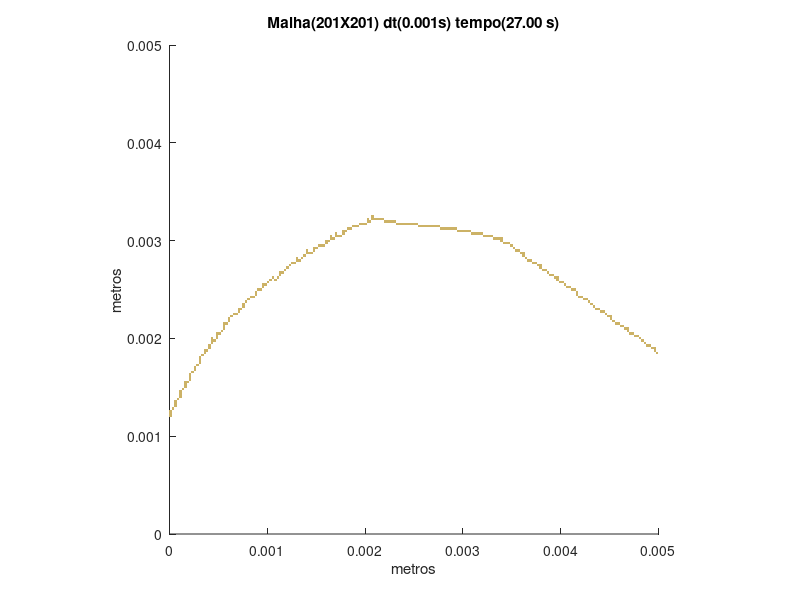

This chart was generated by the following MATLAB code:
set (gca,'PlotBoxAspectRatio',[1 1 1],'Xlim',[0,0.005],'Ylim',[0,0.005])
hold on
title('Malha(201X201) dt(0.001s) tempo(27.00 s)')
hold on
ylabel('metros')
hold on
xlabel('metros')
hold on

fill([0 0 2.48756218905473E-05 2.48756218905473E-05],[0.00119402985074627 0.00121890547263682 0.00121890547263682 0.00119402985074627],[0.8,0.7,0.4],'LineStyle','none')

fill([0 0 2.48756218905473E-05 2.48756218905473E-05],[0.00121890547263682 0.00124378109452736 0.00124378109452736 0.00121890547263682],[0.8,0.7,0.4],'LineStyle','none')

fill([0 0 2.48756218905473E-05 2.48756218905473E-05],[0.00124378109452736 0.00126865671641791 0.00126865671641791 0.00124378109452736],[0.8,0.7,0.4],'LineStyle','none')

fill([2.48756218905473E-05 2.48756218905473E-05 4.97512437810945E-05 4.97512437810945E-05],[0.00126865671641791 0.00129353233830846 0.00129353233830846 0.00126865671641791],[0.8,0.7,0.4],'LineStyle','none')

fill([4.97512437810945E-05 4.97512437810945E-05 7.46268656716418E-05 7.46268656716418E-05],[0.00129353233830846 0.001318407960199 0.001318407960199 0.00129353233830846],[0.8,0.7,0.4],'LineStyle','none')

fill([4.97512437810945E-05 4.97512437810945E-05 7.46268656716418E-05 7.46268656716418E-05],[0.001318407960199 0.00134328358208955 0.00134328358208955 0.001318407960199],[0.8,0.7,0.4],'LineStyle','none')

fill([4.97512437810945E-05 4.97512437810945E-05 7.46268656716418E-05 7.46268656716418E-05],[0.00134328358208955 0.0013681592039801 0.0013681592039801 0.00134328358208955],[0.8,0.7,0.4],'LineStyle','none')

fill([7.46268656716418E-05 7.46268656716418E-05 9.95024875621891E-05 9.95024875621891E-05],[0.0013681592039801 0.00139303482587065 0.00139303482587065 0.0013681592039801],[0.8,0.7,0.4],'LineStyle','none')

fill([9.95024875621891E-05 9.95024875621891E-05 0.000124378109452736 0.000124378109452736],[0.00139303482587065 0.00141791044776119 0.00141791044776119 0.00139303482587065],[0.8,0.7,0.4],'LineStyle','none')

fill([9.95024875621891E-05 9.95024875621891E-05 0.000124378109452736 0.000124378109452736],[0.00141791044776119 0.00144278606965174 0.00144278606965174 0.00141791044776119],[0.8,0.7,0.4],'LineStyle','none')

fill([9.95024875621891E-05 9.95024875621891E-05 0.000124378109452736 0.000124378109452736],[0.00144278606965174 0.00146766169154229 0.00146766169154229 0.00144278606965174],[0.8,0.7,0.4],'LineStyle','none')

fill([0.000124378109452736 0.000124378109452736 0.000149253731343284 0.000149253731343284],[0.00146766169154229 0.00149253731343284 0.00149253731343284 0.00146766169154229],[0.8,0.7,0.4],'LineStyle','none')

fill([0.000149253731343284 0.000149253731343284 0.000174129353233831 0.000174129353233831],[0.00149253731343284 0.00151741293532338 0.00151741293532338 0.00149253731343284],[0.8,0.7,0.4],'LineStyle','none')

fill([0.000149253731343284 0.000149253731343284 0.000174129353233831 0.000174129353233831],[0.00151741293532338 0.00154228855721393 0.00154228855721393 0.00151741293532338],[0.8,0.7,0.4],'LineStyle','none')

fill([0.000149253731343284 0.000149253731343284 0.000174129353233831 0.000174129353233831],[0.00154228855721393 0.00156716417910448 0.00156716417910448 0.00154228855721393],[0.8,0.7,0.4],'LineStyle','none')

fill([0.000174129353233831 0.000174129353233831 0.000199004975124378 0.000199004975124378],[0.00154228855721393 0.00156716417910448 0.00156716417910448 0.00154228855721393],[0.8,0.7,0.4],'LineStyle','none')

fill([0.000199004975124378 0.000199004975124378 0.000223880597014925 0.000223880597014925],[0.00156716417910448 0.00159203980099502 0.00159203980099502 0.00156716417910448],[0.8,0.7,0.4],'LineStyle','none')

fill([0.000199004975124378 0.000199004975124378 0.000223880597014925 0.000223880597014925],[0.00159203980099502 0.00161691542288557 0.00161691542288557 0.00159203980099502],[0.8,0.7,0.4],'LineStyle','none')

fill([0.000199004975124378 0.000199004975124378 0.000223880597014925 0.000223880597014925],[0.00161691542288557 0.00164179104477612 0.00164179104477612 0.00161691542288557],[0.8,0.7,0.4],'LineStyle','none')

fill([0.000223880597014925 0.000223880597014925 0.000248756218905473 0.000248756218905473],[0.00164179104477612 0.00166666666666667 0.00166666666666667 0.00164179104477612],[0.8,0.7,0.4],'LineStyle','none')

fill([0.000248756218905473 0.000248756218905473 0.00027363184079602 0.00027363184079602],[0.00166666666666667 0.00169154228855721 0.00169154228855721 0.00166666666666667],[0.8,0.7,0.4],'LineStyle','none')

fill([0.000248756218905473 0.000248756218905473 0.00027363184079602 0.00027363184079602],[0.00169154228855721 0.00171641791044776 0.00171641791044776 0.00169154228855721],[0.8,0.7,0.4],'LineStyle','none')

fill([0.00027363184079602 0.00027363184079602 0.000298507462686567 0.000298507462686567],[0.00171641791044776 0.00174129353233831 0.00174129353233831 0.00171641791044776],[0.8,0.7,0.4],'LineStyle','none')

fill([0.000298507462686567 0.000298507462686567 0.000323383084577114 0.000323383084577114],[0.00174129353233831 0.00176616915422886 0.00176616915422886 0.00174129353233831],[0.8,0.7,0.4],'LineStyle','none')

fill([0.000298507462686567 0.000298507462686567 0.000323383084577114 0.000323383084577114],[0.00176616915422886 0.0017910447761194 0.0017910447761194 0.00176616915422886],[0.8,0.7,0.4],'LineStyle','none')

fill([0.000298507462686567 0.000298507462686567 0.000323383084577114 0.000323383084577114],[0.0017910447761194 0.00181592039800995 0.00181592039800995 0.0017910447761194],[0.8,0.7,0.4],'LineStyle','none')

fill([0.000323383084577114 0.000323383084577114 0.000348258706467662 0.000348258706467662],[0.00181592039800995 0.0018407960199005 0.0018407960199005 0.00181592039800995],[0.8,0.7,0.4],'LineStyle','none')

fill([0.000348258706467662 0.000348258706467662 0.000373134328358209 0.000373134328358209],[0.0018407960199005 0.00186567164179104 0.00186567164179104 0.0018407960199005],[0.8,0.7,0.4],'LineStyle','none')

fill([0.00497512437810945 0.00497512437810945 0.005 0.005],[0.0018407960199005 0.00186567164179104 0.00186567164179104 0.0018407960199005],[0.8,0.7,0.4],'LineStyle','none')

fill([0.000348258706467662 0.000348258706467662 0.000373134328358209 0.000373134328358209],[0.00186567164179104 0.00189054726368159 0.00189054726368159 0.00186567164179104],[0.8,0.7,0.4],'LineStyle','none')

fill([0.000373134328358209 0.000373134328358209 0.000398009950248756 0.000398009950248756],[0.00186567164179104 0.00189054726368159 0.00189054726368159 0.00186567164179104],[0.8,0.7,0.4],'LineStyle','none')

fill([0.00495024875621891 0.00495024875621891 0.00497512437810945 0.00497512437810945],[0.00186567164179104 0.00189054726368159 0.00189054726368159 0.00186567164179104],[0.8,0.7,0.4],'LineStyle','none')

fill([0.000398009950248756 0.000398009950248756 0.000422885572139303 0.000422885572139303],[0.00189054726368159 0.00191542288557214 0.00191542288557214 0.00189054726368159],[0.8,0.7,0.4],'LineStyle','none')

fill([0.00492537313432836 0.00492537313432836 0.00495024875621891 0.00495024875621891],[0.00189054726368159 0.00191542288557214 0.00191542288557214 0.00189054726368159],[0.8,0.7,0.4],'LineStyle','none')

fill([0.00495024875621891 0.00495024875621891 0.00497512437810945 0.00497512437810945],[0.00189054726368159 0.00191542288557214 0.00191542288557214 0.00189054726368159],[0.8,0.7,0.4],'LineStyle','none')

fill([0.000398009950248756 0.000398009950248756 0.000422885572139303 0.000422885572139303],[0.00191542288557214 0.00194029850746269 0.00194029850746269 0.00191542288557214],[0.8,0.7,0.4],'LineStyle','none')

fill([0.00487562189054726 0.00487562189054726 0.00490049751243781 0.00490049751243781],[0.00191542288557214 0.00194029850746269 0.00194029850746269 0.00191542288557214],[0.8,0.7,0.4],'LineStyle','none')

fill([0.00490049751243781 0.00490049751243781 0.00492537313432836 0.00492537313432836],[0.00191542288557214 0.00194029850746269 0.00194029850746269 0.00191542288557214],[0.8,0.7,0.4],'LineStyle','none')

fill([0.000422885572139303 0.000422885572139303 0.000447761194029851 0.000447761194029851],[0.00194029850746269 0.00196517412935323 0.00196517412935323 0.00194029850746269],[0.8,0.7,0.4],'LineStyle','none')

fill([0.00485074626865672 0.00485074626865672 0.00487562189054726 0.00487562189054726],[0.00194029850746269 0.00196517412935323 0.00196517412935323 0.00194029850746269],[0.8,0.7,0.4],'LineStyle','none')

fill([0.000422885572139303 0.000422885572139303 0.000447761194029851 0.000447761194029851],[0.00196517412935323 0.00199004975124378 0.00199004975124378 0.00196517412935323],[0.8,0.7,0.4],'LineStyle','none')

fill([0.000447761194029851 0.000447761194029851 0.000472636815920398 0.000472636815920398],[0.00196517412935323 0.00199004975124378 0.00199004975124378 0.00196517412935323],[0.8,0.7,0.4],'LineStyle','none')

fill([0.00482587064676617 0.00482587064676617 0.00485074626865672 0.00485074626865672],[0.00196517412935323 0.00199004975124378 0.00199004975124378 0.00196517412935323],[0.8,0.7,0.4],'LineStyle','none')

fill([0.000422885572139303 0.000422885572139303 0.000447761194029851 0.000447761194029851],[0.00199004975124378 0.00201492537313433 0.00201492537313433 0.00199004975124378],[0.8,0.7,0.4],'LineStyle','none')

fill([0.000472636815920398 0.000472636815920398 0.000497512437810945 0.000497512437810945],[0.00199004975124378 0.00201492537313433 0.00201492537313433 0.00199004975124378],[0.8,0.7,0.4],'LineStyle','none')

fill([0.00480099502487562 0.00480099502487562 0.00482587064676617 0.00482587064676617],[0.00199004975124378 0.00201492537313433 0.00201492537313433 0.00199004975124378],[0.8,0.7,0.4],'LineStyle','none')

fill([0.000472636815920398 0.000472636815920398 0.000497512437810945 0.000497512437810945],[0.00201492537313433 0.00203980099502488 0.00203980099502488 0.00201492537313433],[0.8,0.7,0.4],'LineStyle','none')

fill([0.00475124378109453 0.00475124378109453 0.00477611940298507 0.00477611940298507],[0.00201492537313433 0.00203980099502488 0.00203980099502488 0.00201492537313433],[0.8,0.7,0.4],'LineStyle','none')

fill([0.00477611940298507 0.00477611940298507 0.00480099502487562 0.00480099502487562],[0.00201492537313433 0.00203980099502488 0.00203980099502488 0.00201492537313433],[0.8,0.7,0.4],'LineStyle','none')

fill([0.000472636815920398 0.000472636815920398 0.000497512437810945 0.000497512437810945],[0.00203980099502488 0.00206467661691542 0.00206467661691542 0.00203980099502488],[0.8,0.7,0.4],'LineStyle','none')

fill([0.000497512437810945 0.000497512437810945 0.000522388059701492 0.000522388059701492],[0.00203980099502488 0.00206467661691542 0.00206467661691542 0.00203980099502488],[0.8,0.7,0.4],'LineStyle','none')

fill([0.00470149253731343 0.00470149253731343 0.00472636815920398 0.00472636815920398],[0.00203980099502488 0.00206467661691542 0.00206467661691542 0.00203980099502488],[0.8,0.7,0.4],'LineStyle','none')

fill([0.00472636815920398 0.00472636815920398 0.00475124378109453 0.00475124378109453],[0.00203980099502488 0.00206467661691542 0.00206467661691542 0.00203980099502488],[0.8,0.7,0.4],'LineStyle','none')

fill([0.000522388059701492 0.000522388059701492 0.00054726368159204 0.00054726368159204],[0.00206467661691542 0.00208955223880597 0.00208955223880597 0.00206467661691542],[0.8,0.7,0.4],'LineStyle','none')

fill([0.00467661691542289 0.00467661691542289 0.00470149253731343 0.00470149253731343],[0.00206467661691542 0.00208955223880597 0.00208955223880597 0.00206467661691542],[0.8,0.7,0.4],'LineStyle','none')

fill([0.00054726368159204 0.00054726368159204 0.000572139303482587 0.000572139303482587],[0.00208955223880597 0.00211442786069652 0.00211442786069652 0.00208955223880597],[0.8,0.7,0.4],'LineStyle','none')

fill([0.00465174129353234 0.00465174129353234 0.00467661691542289 0.00467661691542289],[0.00208955223880597 0.00211442786069652 0.00211442786069652 0.00208955223880597],[0.8,0.7,0.4],'LineStyle','none')

fill([0.00467661691542289 0.00467661691542289 0.00470149253731343 0.00470149253731343],[0.00208955223880597 0.00211442786069652 0.00211442786069652 0.00208955223880597],[0.8,0.7,0.4],'LineStyle','none')

fill([0.00054726368159204 0.00054726368159204 0.000572139303482587 0.000572139303482587],[0.00211442786069652 0.00213930348258706 0.00213930348258706 0.00211442786069652],[0.8,0.7,0.4],'LineStyle','none')

fill([0.00460199004975124 0.00460199004975124 0.00462686567164179 0.00462686567164179],[0.00211442786069652 0.00213930348258706 0.00213930348258706 0.00211442786069652],[0.8,0.7,0.4],'LineStyle','none')

fill([0.00462686567164179 0.00462686567164179 0.00465174129353234 0.00465174129353234],[0.00211442786069652 0.00213930348258706 0.00213930348258706 0.00211442786069652],[0.8,0.7,0.4],'LineStyle','none')

fill([0.00054726368159204 0.00054726368159204 0.000572139303482587 0.000572139303482587],[0.00213930348258706 0.00216417910447761 0.00216417910447761 0.00213930348258706],[0.8,0.7,0.4],'LineStyle','none')

fill([0.000572139303482587 0.000572139303482587 0.000597014925373134 0.000597014925373134],[0.00213930348258706 0.00216417910447761 0.00216417910447761 0.00213930348258706],[0.8,0.7,0.4],'LineStyle','none')

fill([0.00455223880597015 0.00455223880597015 0.0045771144278607 0.0045771144278607],[0.00213930348258706 0.00216417910447761 0.00216417910447761 0.00213930348258706],[0.8,0.7,0.4],'LineStyle','none')

fill([0.0045771144278607 0.0045771144278607 0.00460199004975124 0.00460199004975124],[0.00213930348258706 0.00216417910447761 0.00216417910447761 0.00213930348258706],[0.8,0.7,0.4],'LineStyle','none')

fill([0.000597014925373134 0.000597014925373134 0.000621890547263682 0.000621890547263682],[0.00216417910447761 0.00218905472636816 0.00218905472636816 0.00216417910447761],[0.8,0.7,0.4],'LineStyle','none')

fill([0.0045273631840796 0.0045273631840796 0.00455223880597015 0.00455223880597015],[0.00216417910447761 0.00218905472636816 0.00218905472636816 0.00216417910447761],[0.8,0.7,0.4],'LineStyle','none')

fill([0.000597014925373134 0.000597014925373134 0.000621890547263682 0.000621890547263682],[0.00218905472636816 0.00221393034825871 0.00221393034825871 0.00218905472636816],[0.8,0.7,0.4],'LineStyle','none')

fill([0.00450248756218905 0.00450248756218905 0.0045273631840796 0.0045273631840796],[0.00218905472636816 0.00221393034825871 0.00221393034825871 0.00218905472636816],[0.8,0.7,0.4],'LineStyle','none')

fill([0.000621890547263682 0.000621890547263682 0.000646766169154229 0.000646766169154229],[0.00221393034825871 0.00223880597014925 0.00223880597014925 0.00221393034825871],[0.8,0.7,0.4],'LineStyle','none')

fill([0.00447761194029851 0.00447761194029851 0.00450248756218905 0.00450248756218905],[0.00221393034825871 0.00223880597014925 0.00223880597014925 0.00221393034825871],[0.8,0.7,0.4],'LineStyle','none')

fill([0.00450248756218905 0.00450248756218905 0.0045273631840796 0.0045273631840796],[0.00221393034825871 0.00223880597014925 0.00223880597014925 0.00221393034825871],[0.8,0.7,0.4],'LineStyle','none')

fill([0.000646766169154229 0.000646766169154229 0.000671641791044776 0.000671641791044776],[0.00223880597014925 0.0022636815920398 0.0022636815920398 0.00223880597014925],[0.8,0.7,0.4],'LineStyle','none')

fill([0.000671641791044776 0.000671641791044776 0.000696517412935323 0.000696517412935323],[0.00223880597014925 0.0022636815920398 0.0022636815920398 0.00223880597014925],[0.8,0.7,0.4],'LineStyle','none')

fill([0.00445273631840796 0.00445273631840796 0.00447761194029851 0.00447761194029851],[0.00223880597014925 0.0022636815920398 0.0022636815920398 0.00223880597014925],[0.8,0.7,0.4],'LineStyle','none')

fill([0.000696517412935323 0.000696517412935323 0.000721393034825871 0.000721393034825871],[0.0022636815920398 0.00228855721393035 0.00228855721393035 0.0022636815920398],[0.8,0.7,0.4],'LineStyle','none')

fill([0.00440298507462687 0.00440298507462687 0.00442786069651741 0.00442786069651741],[0.0022636815920398 0.00228855721393035 0.00228855721393035 0.0022636815920398],[0.8,0.7,0.4],'LineStyle','none')

fill([0.00442786069651741 0.00442786069651741 0.00445273631840796 0.00445273631840796],[0.0022636815920398 0.00228855721393035 0.00228855721393035 0.0022636815920398],[0.8,0.7,0.4],'LineStyle','none')

fill([0.000696517412935323 0.000696517412935323 0.000721393034825871 0.000721393034825871],[0.00228855721393035 0.0023134328358209 0.0023134328358209 0.00228855721393035],[0.8,0.7,0.4],'LineStyle','none')

fill([0.000721393034825871 0.000721393034825871 0.000746268656716418 0.000746268656716418],[0.00228855721393035 0.0023134328358209 0.0023134328358209 0.00228855721393035],[0.8,0.7,0.4],'LineStyle','none')

fill([0.00435323383084577 0.00435323383084577 0.00437810945273632 0.00437810945273632],[0.00228855721393035 0.0023134328358209 0.0023134328358209 0.00228855721393035],[0.8,0.7,0.4],'LineStyle','none')

fill([0.00437810945273632 0.00437810945273632 0.00440298507462687 0.00440298507462687],[0.00228855721393035 0.0023134328358209 0.0023134328358209 0.00228855721393035],[0.8,0.7,0.4],'LineStyle','none')

fill([0.000746268656716418 0.000746268656716418 0.000771144278606965 0.000771144278606965],[0.0023134328358209 0.00233830845771144 0.00233830845771144 0.0023134328358209],[0.8,0.7,0.4],'LineStyle','none')

fill([0.00432835820895522 0.00432835820895522 0.00435323383084577 0.00435323383084577],[0.0023134328358209 0.00233830845771144 0.00233830845771144 0.0023134328358209],[0.8,0.7,0.4],'LineStyle','none')

fill([0.000746268656716418 0.000746268656716418 0.000771144278606965 0.000771144278606965],[0.00233830845771144 0.00236318407960199 0.00236318407960199 0.00233830845771144],[0.8,0.7,0.4],'LineStyle','none')

fill([0.00430348258706468 0.00430348258706468 0.00432835820895522 0.00432835820895522],[0.00233830845771144 0.00236318407960199 0.00236318407960199 0.00233830845771144],[0.8,0.7,0.4],'LineStyle','none')

fill([0.000771144278606965 0.000771144278606965 0.000796019900497512 0.000796019900497512],[0.00236318407960199 0.00238805970149254 0.00238805970149254 0.00236318407960199],[0.8,0.7,0.4],'LineStyle','none')

fill([0.00427860696517413 0.00427860696517413 0.00430348258706468 0.00430348258706468],[0.00236318407960199 0.00238805970149254 0.00238805970149254 0.00236318407960199],[0.8,0.7,0.4],'LineStyle','none')

fill([0.000796019900497512 0.000796019900497512 0.00082089552238806 0.00082089552238806],[0.00238805970149254 0.00241293532338308 0.00241293532338308 0.00238805970149254],[0.8,0.7,0.4],'LineStyle','none')

fill([0.00422885572139303 0.00422885572139303 0.00425373134328358 0.00425373134328358],[0.00238805970149254 0.00241293532338308 0.00241293532338308 0.00238805970149254],[0.8,0.7,0.4],'LineStyle','none')

fill([0.00425373134328358 0.00425373134328358 0.00427860696517413 0.00427860696517413],[0.00238805970149254 0.00241293532338308 0.00241293532338308 0.00238805970149254],[0.8,0.7,0.4],'LineStyle','none')

fill([0.00082089552238806 0.00082089552238806 0.000845771144278607 0.000845771144278607],[0.00241293532338308 0.00243781094527363 0.00243781094527363 0.00241293532338308],[0.8,0.7,0.4],'LineStyle','none')

fill([0.000845771144278607 0.000845771144278607 0.000870646766169154 0.000870646766169154],[0.00241293532338308 0.00243781094527363 0.00243781094527363 0.00241293532338308],[0.8,0.7,0.4],'LineStyle','none')

fill([0.00417910447761194 0.00417910447761194 0.00420398009950249 0.00420398009950249],[0.00241293532338308 0.00243781094527363 0.00243781094527363 0.00241293532338308],[0.8,0.7,0.4],'LineStyle','none')

fill([0.00420398009950249 0.00420398009950249 0.00422885572139303 0.00422885572139303],[0.00241293532338308 0.00243781094527363 0.00243781094527363 0.00241293532338308],[0.8,0.7,0.4],'LineStyle','none')

fill([0.000870646766169154 0.000870646766169154 0.000895522388059702 0.000895522388059702],[0.00243781094527363 0.00246268656716418 0.00246268656716418 0.00243781094527363],[0.8,0.7,0.4],'LineStyle','none')

fill([0.00415422885572139 0.00415422885572139 0.00417910447761194 0.00417910447761194],[0.00243781094527363 0.00246268656716418 0.00246268656716418 0.00243781094527363],[0.8,0.7,0.4],'LineStyle','none')

fill([0.000870646766169154 0.000870646766169154 0.000895522388059702 0.000895522388059702],[0.00246268656716418 0.00248756218905473 0.00248756218905473 0.00246268656716418],[0.8,0.7,0.4],'LineStyle','none')

fill([0.00415422885572139 0.00415422885572139 0.00417910447761194 0.00417910447761194],[0.00246268656716418 0.00248756218905473 0.00248756218905473 0.00246268656716418],[0.8,0.7,0.4],'LineStyle','none')

fill([0.000895522388059702 0.000895522388059702 0.000920398009950249 0.000920398009950249],[0.00248756218905473 0.00251243781094527 0.00251243781094527 0.00248756218905473],[0.8,0.7,0.4],'LineStyle','none')

fill([0.000920398009950249 0.000920398009950249 0.000945273631840796 0.000945273631840796],[0.00248756218905473 0.00251243781094527 0.00251243781094527 0.00248756218905473],[0.8,0.7,0.4],'LineStyle','none')

fill([0.0041044776119403 0.0041044776119403 0.00412935323383085 0.00412935323383085],[0.00248756218905473 0.00251243781094527 0.00251243781094527 0.00248756218905473],[0.8,0.7,0.4],'LineStyle','none')

fill([0.00412935323383085 0.00412935323383085 0.00415422885572139 0.00415422885572139],[0.00248756218905473 0.00251243781094527 0.00251243781094527 0.00248756218905473],[0.8,0.7,0.4],'LineStyle','none')

fill([0.000945273631840796 0.000945273631840796 0.000970149253731343 0.000970149253731343],[0.00251243781094527 0.00253731343283582 0.00253731343283582 0.00251243781094527],[0.8,0.7,0.4],'LineStyle','none')

fill([0.0040547263681592 0.0040547263681592 0.00407960199004975 0.00407960199004975],[0.00251243781094527 0.00253731343283582 0.00253731343283582 0.00251243781094527],[0.8,0.7,0.4],'LineStyle','none')

fill([0.00407960199004975 0.00407960199004975 0.0041044776119403 0.0041044776119403],[0.00251243781094527 0.00253731343283582 0.00253731343283582 0.00251243781094527],[0.8,0.7,0.4],'LineStyle','none')

fill([0.000945273631840796 0.000945273631840796 0.000970149253731343 0.000970149253731343],[0.00253731343283582 0.00256218905472637 0.00256218905472637 0.00253731343283582],[0.8,0.7,0.4],'LineStyle','none')

fill([0.000970149253731343 0.000970149253731343 0.00099502487562189 0.00099502487562189],[0.00253731343283582 0.00256218905472637 0.00256218905472637 0.00253731343283582],[0.8,0.7,0.4],'LineStyle','none')

fill([0.00402985074626866 0.00402985074626866 0.0040547263681592 0.0040547263681592],[0.00253731343283582 0.00256218905472637 0.00256218905472637 0.00253731343283582],[0.8,0.7,0.4],'LineStyle','none')

fill([0.00099502487562189 0.00099502487562189 0.00101990049751244 0.00101990049751244],[0.00256218905472637 0.00258706467661692 0.00258706467661692 0.00256218905472637],[0.8,0.7,0.4],'LineStyle','none')

fill([0.00398009950248756 0.00398009950248756 0.00400497512437811 0.00400497512437811],[0.00256218905472637 0.00258706467661692 0.00258706467661692 0.00256218905472637],[0.8,0.7,0.4],'LineStyle','none')

fill([0.00400497512437811 0.00400497512437811 0.00402985074626866 0.00402985074626866],[0.00256218905472637 0.00258706467661692 0.00258706467661692 0.00256218905472637],[0.8,0.7,0.4],'LineStyle','none')

fill([0.00101990049751244 0.00101990049751244 0.00104477611940298 0.00104477611940298],[0.00258706467661692 0.00261194029850746 0.00261194029850746 0.00258706467661692],[0.8,0.7,0.4],'LineStyle','none')

fill([0.00106965174129353 0.00106965174129353 0.00109452736318408 0.00109452736318408],[0.00258706467661692 0.00261194029850746 0.00261194029850746 0.00258706467661692],[0.8,0.7,0.4],'LineStyle','none')

fill([0.00395522388059701 0.00395522388059701 0.00398009950248756 0.00398009950248756],[0.00258706467661692 0.00261194029850746 0.00261194029850746 0.00258706467661692],[0.8,0.7,0.4],'LineStyle','none')

fill([0.00104477611940298 0.00104477611940298 0.00106965174129353 0.00106965174129353],[0.00261194029850746 0.00263681592039801 0.00263681592039801 0.00261194029850746],[0.8,0.7,0.4],'LineStyle','none')

fill([0.00109452736318408 0.00109452736318408 0.00111940298507463 0.00111940298507463],[0.00261194029850746 0.00263681592039801 0.00263681592039801 0.00261194029850746],[0.8,0.7,0.4],'LineStyle','none')

fill([0.00393034825870647 0.00393034825870647 0.00395522388059701 0.00395522388059701],[0.00261194029850746 0.00263681592039801 0.00263681592039801 0.00261194029850746],[0.8,0.7,0.4],'LineStyle','none')

fill([0.00395522388059701 0.00395522388059701 0.00398009950248756 0.00398009950248756],[0.00261194029850746 0.00263681592039801 0.00263681592039801 0.00261194029850746],[0.8,0.7,0.4],'LineStyle','none')

fill([0.00111940298507463 0.00111940298507463 0.00114427860696517 0.00114427860696517],[0.00263681592039801 0.00266169154228856 0.00266169154228856 0.00263681592039801],[0.8,0.7,0.4],'LineStyle','none')

fill([0.00388059701492537 0.00388059701492537 0.00390547263681592 0.00390547263681592],[0.00263681592039801 0.00266169154228856 0.00266169154228856 0.00263681592039801],[0.8,0.7,0.4],'LineStyle','none')

fill([0.00390547263681592 0.00390547263681592 0.00393034825870647 0.00393034825870647],[0.00263681592039801 0.00266169154228856 0.00266169154228856 0.00263681592039801],[0.8,0.7,0.4],'LineStyle','none')

fill([0.00111940298507463 0.00111940298507463 0.00114427860696517 0.00114427860696517],[0.00266169154228856 0.0026865671641791 0.0026865671641791 0.00266169154228856],[0.8,0.7,0.4],'LineStyle','none')

fill([0.00114427860696517 0.00114427860696517 0.00116915422885572 0.00116915422885572],[0.00266169154228856 0.0026865671641791 0.0026865671641791 0.00266169154228856],[0.8,0.7,0.4],'LineStyle','none')

fill([0.00385572139303483 0.00385572139303483 0.00388059701492537 0.00388059701492537],[0.00266169154228856 0.0026865671641791 0.0026865671641791 0.00266169154228856],[0.8,0.7,0.4],'LineStyle','none')

fill([0.00116915422885572 0.00116915422885572 0.00119402985074627 0.00119402985074627],[0.0026865671641791 0.00271144278606965 0.00271144278606965 0.0026865671641791],[0.8,0.7,0.4],'LineStyle','none')

fill([0.00380597014925373 0.00380597014925373 0.00383084577114428 0.00383084577114428],[0.0026865671641791 0.00271144278606965 0.00271144278606965 0.0026865671641791],[0.8,0.7,0.4],'LineStyle','none')

fill([0.00383084577114428 0.00383084577114428 0.00385572139303483 0.00385572139303483],[0.0026865671641791 0.00271144278606965 0.00271144278606965 0.0026865671641791],[0.8,0.7,0.4],'LineStyle','none')

fill([0.00119402985074627 0.00119402985074627 0.00121890547263682 0.00121890547263682],[0.00271144278606965 0.0027363184079602 0.0027363184079602 0.00271144278606965],[0.8,0.7,0.4],'LineStyle','none')

fill([0.00378109452736318 0.00378109452736318 0.00380597014925373 0.00380597014925373],[0.00271144278606965 0.0027363184079602 0.0027363184079602 0.00271144278606965],[0.8,0.7,0.4],'LineStyle','none')

fill([0.00121890547263682 0.00121890547263682 0.00124378109452736 0.00124378109452736],[0.0027363184079602 0.00276119402985075 0.00276119402985075 0.0027363184079602],[0.8,0.7,0.4],'LineStyle','none')

fill([0.00375621890547264 0.00375621890547264 0.00378109452736318 0.00378109452736318],[0.0027363184079602 0.00276119402985075 0.00276119402985075 0.0027363184079602],[0.8,0.7,0.4],'LineStyle','none')

fill([0.00378109452736318 0.00378109452736318 0.00380597014925373 0.00380597014925373],[0.0027363184079602 0.00276119402985075 0.00276119402985075 0.0027363184079602],[0.8,0.7,0.4],'LineStyle','none')

fill([0.00124378109452736 0.00124378109452736 0.00126865671641791 0.00126865671641791],[0.00276119402985075 0.00278606965174129 0.00278606965174129 0.00276119402985075],[0.8,0.7,0.4],'LineStyle','none')

fill([0.00126865671641791 0.00126865671641791 0.00129353233830846 0.00129353233830846],[0.00276119402985075 0.00278606965174129 0.00278606965174129 0.00276119402985075],[0.8,0.7,0.4],'LineStyle','none')

fill([0.00370646766169154 0.00370646766169154 0.00373134328358209 0.00373134328358209],[0.00276119402985075 0.00278606965174129 0.00278606965174129 0.00276119402985075],[0.8,0.7,0.4],'LineStyle','none')

fill([0.00373134328358209 0.00373134328358209 0.00375621890547264 0.00375621890547264],[0.00276119402985075 0.00278606965174129 0.00278606965174129 0.00276119402985075],[0.8,0.7,0.4],'LineStyle','none')

fill([0.00129353233830846 0.00129353233830846 0.001318407960199 0.001318407960199],[0.00278606965174129 0.00281094527363184 0.00281094527363184 0.00278606965174129],[0.8,0.7,0.4],'LineStyle','none')

fill([0.001318407960199 0.001318407960199 0.00134328358208955 0.00134328358208955],[0.00278606965174129 0.00281094527363184 0.00281094527363184 0.00278606965174129],[0.8,0.7,0.4],'LineStyle','none')

fill([0.00365671641791045 0.00365671641791045 0.003681592039801 0.003681592039801],[0.00278606965174129 0.00281094527363184 0.00281094527363184 0.00278606965174129],[0.8,0.7,0.4],'LineStyle','none')

fill([0.003681592039801 0.003681592039801 0.00370646766169154 0.00370646766169154],[0.00278606965174129 0.00281094527363184 0.00281094527363184 0.00278606965174129],[0.8,0.7,0.4],'LineStyle','none')

fill([0.00129353233830846 0.00129353233830846 0.001318407960199 0.001318407960199],[0.00281094527363184 0.00283582089552239 0.00283582089552239 0.00281094527363184],[0.8,0.7,0.4],'LineStyle','none')

fill([0.00134328358208955 0.00134328358208955 0.0013681592039801 0.0013681592039801],[0.00281094527363184 0.00283582089552239 0.00283582089552239 0.00281094527363184],[0.8,0.7,0.4],'LineStyle','none')

fill([0.0036318407960199 0.0036318407960199 0.00365671641791045 0.00365671641791045],[0.00281094527363184 0.00283582089552239 0.00283582089552239 0.00281094527363184],[0.8,0.7,0.4],'LineStyle','none')

fill([0.0013681592039801 0.0013681592039801 0.00139303482587065 0.00139303482587065],[0.00283582089552239 0.00286069651741294 0.00286069651741294 0.00283582089552239],[0.8,0.7,0.4],'LineStyle','none')

fill([0.00360696517412935 0.00360696517412935 0.0036318407960199 0.0036318407960199],[0.00283582089552239 0.00286069651741294 0.00286069651741294 0.00283582089552239],[0.8,0.7,0.4],'LineStyle','none')

fill([0.00139303482587065 0.00139303482587065 0.00141791044776119 0.00141791044776119],[0.00286069651741294 0.00288557213930348 0.00288557213930348 0.00286069651741294],[0.8,0.7,0.4],'LineStyle','none')

fill([0.00141791044776119 0.00141791044776119 0.00144278606965174 0.00144278606965174],[0.00286069651741294 0.00288557213930348 0.00288557213930348 0.00286069651741294],[0.8,0.7,0.4],'LineStyle','none')

fill([0.00144278606965174 0.00144278606965174 0.00146766169154229 0.00146766169154229],[0.00286069651741294 0.00288557213930348 0.00288557213930348 0.00286069651741294],[0.8,0.7,0.4],'LineStyle','none')

fill([0.00358208955223881 0.00358208955223881 0.00360696517412935 0.00360696517412935],[0.00286069651741294 0.00288557213930348 0.00288557213930348 0.00286069651741294],[0.8,0.7,0.4],'LineStyle','none')

fill([0.00360696517412935 0.00360696517412935 0.0036318407960199 0.0036318407960199],[0.00286069651741294 0.00288557213930348 0.00288557213930348 0.00286069651741294],[0.8,0.7,0.4],'LineStyle','none')

fill([0.00139303482587065 0.00139303482587065 0.00141791044776119 0.00141791044776119],[0.00288557213930348 0.00291044776119403 0.00291044776119403 0.00288557213930348],[0.8,0.7,0.4],'LineStyle','none')

fill([0.00146766169154229 0.00146766169154229 0.00149253731343284 0.00149253731343284],[0.00288557213930348 0.00291044776119403 0.00291044776119403 0.00288557213930348],[0.8,0.7,0.4],'LineStyle','none')

fill([0.00353233830845771 0.00353233830845771 0.00355721393034826 0.00355721393034826],[0.00288557213930348 0.00291044776119403 0.00291044776119403 0.00288557213930348],[0.8,0.7,0.4],'LineStyle','none')

fill([0.00355721393034826 0.00355721393034826 0.00358208955223881 0.00358208955223881],[0.00288557213930348 0.00291044776119403 0.00291044776119403 0.00288557213930348],[0.8,0.7,0.4],'LineStyle','none')

fill([0.00146766169154229 0.00146766169154229 0.00149253731343284 0.00149253731343284],[0.00291044776119403 0.00293532338308458 0.00293532338308458 0.00291044776119403],[0.8,0.7,0.4],'LineStyle','none')

fill([0.00149253731343284 0.00149253731343284 0.00151741293532338 0.00151741293532338],[0.00291044776119403 0.00293532338308458 0.00293532338308458 0.00291044776119403],[0.8,0.7,0.4],'LineStyle','none')

fill([0.00350746268656716 0.00350746268656716 0.00353233830845771 0.00353233830845771],[0.00291044776119403 0.00293532338308458 0.00293532338308458 0.00291044776119403],[0.8,0.7,0.4],'LineStyle','none')

fill([0.00151741293532338 0.00151741293532338 0.00154228855721393 0.00154228855721393],[0.00293532338308458 0.00296019900497512 0.00296019900497512 0.00293532338308458],[0.8,0.7,0.4],'LineStyle','none')

fill([0.00154228855721393 0.00154228855721393 0.00156716417910448 0.00156716417910448],[0.00293532338308458 0.00296019900497512 0.00296019900497512 0.00293532338308458],[0.8,0.7,0.4],'LineStyle','none')

fill([0.00156716417910448 0.00156716417910448 0.00159203980099502 0.00159203980099502],[0.00293532338308458 0.00296019900497512 0.00296019900497512 0.00293532338308458],[0.8,0.7,0.4],'LineStyle','none')

fill([0.00348258706467662 0.00348258706467662 0.00350746268656716 0.00350746268656716],[0.00293532338308458 0.00296019900497512 0.00296019900497512 0.00293532338308458],[0.8,0.7,0.4],'LineStyle','none')

fill([0.00159203980099502 0.00159203980099502 0.00161691542288557 0.00161691542288557],[0.00296019900497512 0.00298507462686567 0.00298507462686567 0.00296019900497512],[0.8,0.7,0.4],'LineStyle','none')

fill([0.00340796019900498 0.00340796019900498 0.00343283582089552 0.00343283582089552],[0.00296019900497512 0.00298507462686567 0.00298507462686567 0.00296019900497512],[0.8,0.7,0.4],'LineStyle','none')

fill([0.00343283582089552 0.00343283582089552 0.00345771144278607 0.00345771144278607],[0.00296019900497512 0.00298507462686567 0.00298507462686567 0.00296019900497512],[0.8,0.7,0.4],'LineStyle','none')

fill([0.00345771144278607 0.00345771144278607 0.00348258706467662 0.00348258706467662],[0.00296019900497512 0.00298507462686567 0.00298507462686567 0.00296019900497512],[0.8,0.7,0.4],'LineStyle','none')

fill([0.00159203980099502 0.00159203980099502 0.00161691542288557 0.00161691542288557],[0.00298507462686567 0.00300995024875622 0.00300995024875622 0.00298507462686567],[0.8,0.7,0.4],'LineStyle','none')

fill([0.00161691542288557 0.00161691542288557 0.00164179104477612 0.00164179104477612],[0.00298507462686567 0.00300995024875622 0.00300995024875622 0.00298507462686567],[0.8,0.7,0.4],'LineStyle','none')

fill([0.00338308457711443 0.00338308457711443 0.00340796019900498 0.00340796019900498],[0.00298507462686567 0.00300995024875622 0.00300995024875622 0.00298507462686567],[0.8,0.7,0.4],'LineStyle','none')

fill([0.00164179104477612 0.00164179104477612 0.00166666666666667 0.00166666666666667],[0.00300995024875622 0.00303482587064677 0.00303482587064677 0.00300995024875622],[0.8,0.7,0.4],'LineStyle','none')

fill([0.00166666666666667 0.00166666666666667 0.00169154228855721 0.00169154228855721],[0.00300995024875622 0.00303482587064677 0.00303482587064677 0.00300995024875622],[0.8,0.7,0.4],'LineStyle','none')

fill([0.00330845771144279 0.00330845771144279 0.00333333333333333 0.00333333333333333],[0.00300995024875622 0.00303482587064677 0.00303482587064677 0.00300995024875622],[0.8,0.7,0.4],'LineStyle','none')

fill([0.00333333333333333 0.00333333333333333 0.00335820895522388 0.00335820895522388],[0.00300995024875622 0.00303482587064677 0.00303482587064677 0.00300995024875622],[0.8,0.7,0.4],'LineStyle','none')

fill([0.00335820895522388 0.00335820895522388 0.00338308457711443 0.00338308457711443],[0.00300995024875622 0.00303482587064677 0.00303482587064677 0.00300995024875622],[0.8,0.7,0.4],'LineStyle','none')

fill([0.00338308457711443 0.00338308457711443 0.00340796019900498 0.00340796019900498],[0.00300995024875622 0.00303482587064677 0.00303482587064677 0.00300995024875622],[0.8,0.7,0.4],'LineStyle','none')

fill([0.00164179104477612 0.00164179104477612 0.00166666666666667 0.00166666666666667],[0.00303482587064677 0.00305970149253731 0.00305970149253731 0.00303482587064677],[0.8,0.7,0.4],'LineStyle','none')

fill([0.00169154228855721 0.00169154228855721 0.00171641791044776 0.00171641791044776],[0.00303482587064677 0.00305970149253731 0.00305970149253731 0.00303482587064677],[0.8,0.7,0.4],'LineStyle','none')

fill([0.00171641791044776 0.00171641791044776 0.00174129353233831 0.00174129353233831],[0.00303482587064677 0.00305970149253731 0.00305970149253731 0.00303482587064677],[0.8,0.7,0.4],'LineStyle','none')

fill([0.00174129353233831 0.00174129353233831 0.00176616915422886 0.00176616915422886],[0.00303482587064677 0.00305970149253731 0.00305970149253731 0.00303482587064677],[0.8,0.7,0.4],'LineStyle','none')

fill([0.0032089552238806 0.0032089552238806 0.00323383084577114 0.00323383084577114],[0.00303482587064677 0.00305970149253731 0.00305970149253731 0.00303482587064677],[0.8,0.7,0.4],'LineStyle','none')

fill([0.00323383084577114 0.00323383084577114 0.00325870646766169 0.00325870646766169],[0.00303482587064677 0.00305970149253731 0.00305970149253731 0.00303482587064677],[0.8,0.7,0.4],'LineStyle','none')

fill([0.00325870646766169 0.00325870646766169 0.00328358208955224 0.00328358208955224],[0.00303482587064677 0.00305970149253731 0.00305970149253731 0.00303482587064677],[0.8,0.7,0.4],'LineStyle','none')

fill([0.00328358208955224 0.00328358208955224 0.00330845771144279 0.00330845771144279],[0.00303482587064677 0.00305970149253731 0.00305970149253731 0.00303482587064677],[0.8,0.7,0.4],'LineStyle','none')

fill([0.00169154228855721 0.00169154228855721 0.00171641791044776 0.00171641791044776],[0.00305970149253731 0.00308457711442786 0.00308457711442786 0.00305970149253731],[0.8,0.7,0.4],'LineStyle','none')

fill([0.00176616915422886 0.00176616915422886 0.0017910447761194 0.0017910447761194],[0.00305970149253731 0.00308457711442786 0.00308457711442786 0.00305970149253731],[0.8,0.7,0.4],'LineStyle','none')

fill([0.00308457711442786 0.00308457711442786 0.00310945273631841 0.00310945273631841],[0.00305970149253731 0.00308457711442786 0.00308457711442786 0.00305970149253731],[0.8,0.7,0.4],'LineStyle','none')

fill([0.00310945273631841 0.00310945273631841 0.00313432835820896 0.00313432835820896],[0.00305970149253731 0.00308457711442786 0.00308457711442786 0.00305970149253731],[0.8,0.7,0.4],'LineStyle','none')

fill([0.00313432835820896 0.00313432835820896 0.0031592039800995 0.0031592039800995],[0.00305970149253731 0.00308457711442786 0.00308457711442786 0.00305970149253731],[0.8,0.7,0.4],'LineStyle','none')

fill([0.0031592039800995 0.0031592039800995 0.00318407960199005 0.00318407960199005],[0.00305970149253731 0.00308457711442786 0.00308457711442786 0.00305970149253731],[0.8,0.7,0.4],'LineStyle','none')

fill([0.00318407960199005 0.00318407960199005 0.0032089552238806 0.0032089552238806],[0.00305970149253731 0.00308457711442786 0.00308457711442786 0.00305970149253731],[0.8,0.7,0.4],'LineStyle','none')

fill([0.00176616915422886 0.00176616915422886 0.0017910447761194 0.0017910447761194],[0.00308457711442786 0.00310945273631841 0.00310945273631841 0.00308457711442786],[0.8,0.7,0.4],'LineStyle','none')

fill([0.0017910447761194 0.0017910447761194 0.00181592039800995 0.00181592039800995],[0.00308457711442786 0.00310945273631841 0.00310945273631841 0.00308457711442786],[0.8,0.7,0.4],'LineStyle','none')

fill([0.00293532338308458 0.00293532338308458 0.00296019900497512 0.00296019900497512],[0.00308457711442786 0.00310945273631841 0.00310945273631841 0.00308457711442786],[0.8,0.7,0.4],'LineStyle','none')

fill([0.00296019900497512 0.00296019900497512 0.00298507462686567 0.00298507462686567],[0.00308457711442786 0.00310945273631841 0.00310945273631841 0.00308457711442786],[0.8,0.7,0.4],'LineStyle','none')

fill([0.00298507462686567 0.00298507462686567 0.00300995024875622 0.00300995024875622],[0.00308457711442786 0.00310945273631841 0.00310945273631841 0.00308457711442786],[0.8,0.7,0.4],'LineStyle','none')

fill([0.00300995024875622 0.00300995024875622 0.00303482587064677 0.00303482587064677],[0.00308457711442786 0.00310945273631841 0.00310945273631841 0.00308457711442786],[0.8,0.7,0.4],'LineStyle','none')

fill([0.00303482587064677 0.00303482587064677 0.00305970149253731 0.00305970149253731],[0.00308457711442786 0.00310945273631841 0.00310945273631841 0.00308457711442786],[0.8,0.7,0.4],'LineStyle','none')

fill([0.00305970149253731 0.00305970149253731 0.00308457711442786 0.00308457711442786],[0.00308457711442786 0.00310945273631841 0.00310945273631841 0.00308457711442786],[0.8,0.7,0.4],'LineStyle','none')

fill([0.00181592039800995 0.00181592039800995 0.0018407960199005 0.0018407960199005],[0.00310945273631841 0.00313432835820896 0.00313432835820896 0.00310945273631841],[0.8,0.7,0.4],'LineStyle','none')

fill([0.0018407960199005 0.0018407960199005 0.00186567164179104 0.00186567164179104],[0.00310945273631841 0.00313432835820896 0.00313432835820896 0.00310945273631841],[0.8,0.7,0.4],'LineStyle','none')

fill([0.00276119402985075 0.00276119402985075 0.00278606965174129 0.00278606965174129],[0.00310945273631841 0.00313432835820896 0.00313432835820896 0.00310945273631841],[0.8,0.7,0.4],'LineStyle','none')

fill([0.00278606965174129 0.00278606965174129 0.00281094527363184 0.00281094527363184],[0.00310945273631841 0.00313432835820896 0.00313432835820896 0.00310945273631841],[0.8,0.7,0.4],'LineStyle','none')

fill([0.00281094527363184 0.00281094527363184 0.00283582089552239 0.00283582089552239],[0.00310945273631841 0.00313432835820896 0.00313432835820896 0.00310945273631841],[0.8,0.7,0.4],'LineStyle','none')

fill([0.00283582089552239 0.00283582089552239 0.00286069651741294 0.00286069651741294],[0.00310945273631841 0.00313432835820896 0.00313432835820896 0.00310945273631841],[0.8,0.7,0.4],'LineStyle','none')

fill([0.00286069651741294 0.00286069651741294 0.00288557213930348 0.00288557213930348],[0.00310945273631841 0.00313432835820896 0.00313432835820896 0.00310945273631841],[0.8,0.7,0.4],'LineStyle','none')

fill([0.00288557213930348 0.00288557213930348 0.00291044776119403 0.00291044776119403],[0.00310945273631841 0.00313432835820896 0.00313432835820896 0.00310945273631841],[0.8,0.7,0.4],'LineStyle','none')

fill([0.00291044776119403 0.00291044776119403 0.00293532338308458 0.00293532338308458],[0.00310945273631841 0.00313432835820896 0.00313432835820896 0.00310945273631841],[0.8,0.7,0.4],'LineStyle','none')

fill([0.00186567164179104 0.00186567164179104 0.00189054726368159 0.00189054726368159],[0.00313432835820896 0.0031592039800995 0.0031592039800995 0.00313432835820896],[0.8,0.7,0.4],'LineStyle','none')

fill([0.00189054726368159 0.00189054726368159 0.00191542288557214 0.00191542288557214],[0.00313432835820896 0.0031592039800995 0.0031592039800995 0.00313432835820896],[0.8,0.7,0.4],'LineStyle','none')

fill([0.00191542288557214 0.00191542288557214 0.00194029850746269 0.00194029850746269],[0.00313432835820896 0.0031592039800995 0.0031592039800995 0.00313432835820896],[0.8,0.7,0.4],'LineStyle','none')

fill([0.00253731343283582 0.00253731343283582 0.00256218905472637 0.00256218905472637],[0.00313432835820896 0.0031592039800995 0.0031592039800995 0.00313432835820896],[0.8,0.7,0.4],'LineStyle','none')

fill([0.00256218905472637 0.00256218905472637 0.00258706467661692 0.00258706467661692],[0.00313432835820896 0.0031592039800995 0.0031592039800995 0.00313432835820896],[0.8,0.7,0.4],'LineStyle','none')

fill([0.00258706467661692 0.00258706467661692 0.00261194029850746 0.00261194029850746],[0.00313432835820896 0.0031592039800995 0.0031592039800995 0.00313432835820896],[0.8,0.7,0.4],'LineStyle','none')

fill([0.00261194029850746 0.00261194029850746 0.00263681592039801 0.00263681592039801],[0.00313432835820896 0.0031592039800995 0.0031592039800995 0.00313432835820896],[0.8,0.7,0.4],'LineStyle','none')

fill([0.00263681592039801 0.00263681592039801 0.00266169154228856 0.00266169154228856],[0.00313432835820896 0.0031592039800995 0.0031592039800995 0.00313432835820896],[0.8,0.7,0.4],'LineStyle','none')

fill([0.00266169154228856 0.00266169154228856 0.0026865671641791 0.0026865671641791],[0.00313432835820896 0.0031592039800995 0.0031592039800995 0.00313432835820896],[0.8,0.7,0.4],'LineStyle','none')

fill([0.0026865671641791 0.0026865671641791 0.00271144278606965 0.00271144278606965],[0.00313432835820896 0.0031592039800995 0.0031592039800995 0.00313432835820896],[0.8,0.7,0.4],'LineStyle','none')

fill([0.00271144278606965 0.00271144278606965 0.0027363184079602 0.0027363184079602],[0.00313432835820896 0.0031592039800995 0.0031592039800995 0.00313432835820896],[0.8,0.7,0.4],'LineStyle','none')

fill([0.0027363184079602 0.0027363184079602 0.00276119402985075 0.00276119402985075],[0.00313432835820896 0.0031592039800995 0.0031592039800995 0.00313432835820896],[0.8,0.7,0.4],'LineStyle','none')

fill([0.00194029850746269 0.00194029850746269 0.00196517412935323 0.00196517412935323],[0.0031592039800995 0.00318407960199005 0.00318407960199005 0.0031592039800995],[0.8,0.7,0.4],'LineStyle','none')

fill([0.00196517412935323 0.00196517412935323 0.00199004975124378 0.00199004975124378],[0.0031592039800995 0.00318407960199005 0.00318407960199005 0.0031592039800995],[0.8,0.7,0.4],'LineStyle','none')

fill([0.00199004975124378 0.00199004975124378 0.00201492537313433 0.00201492537313433],[0.0031592039800995 0.00318407960199005 0.00318407960199005 0.0031592039800995],[0.8,0.7,0.4],'LineStyle','none')

fill([0.0023134328358209 0.0023134328358209 0.00233830845771144 0.00233830845771144],[0.0031592039800995 0.00318407960199005 0.00318407960199005 0.0031592039800995],[0.8,0.7,0.4],'LineStyle','none')

fill([0.00233830845771144 0.00233830845771144 0.00236318407960199 0.00236318407960199],[0.0031592039800995 0.00318407960199005 0.00318407960199005 0.0031592039800995],[0.8,0.7,0.4],'LineStyle','none')

fill([0.00236318407960199 0.00236318407960199 0.00238805970149254 0.00238805970149254],[0.0031592039800995 0.00318407960199005 0.00318407960199005 0.0031592039800995],[0.8,0.7,0.4],'LineStyle','none')

fill([0.00238805970149254 0.00238805970149254 0.00241293532338308 0.00241293532338308],[0.0031592039800995 0.00318407960199005 0.00318407960199005 0.0031592039800995],[0.8,0.7,0.4],'LineStyle','none')

fill([0.00241293532338308 0.00241293532338308 0.00243781094527363 0.00243781094527363],[0.0031592039800995 0.00318407960199005 0.00318407960199005 0.0031592039800995],[0.8,0.7,0.4],'LineStyle','none')

fill([0.00243781094527363 0.00243781094527363 0.00246268656716418 0.00246268656716418],[0.0031592039800995 0.00318407960199005 0.00318407960199005 0.0031592039800995],[0.8,0.7,0.4],'LineStyle','none')

fill([0.00246268656716418 0.00246268656716418 0.00248756218905473 0.00248756218905473],[0.0031592039800995 0.00318407960199005 0.00318407960199005 0.0031592039800995],[0.8,0.7,0.4],'LineStyle','none')

fill([0.00248756218905473 0.00248756218905473 0.00251243781094527 0.00251243781094527],[0.0031592039800995 0.00318407960199005 0.00318407960199005 0.0031592039800995],[0.8,0.7,0.4],'LineStyle','none')

fill([0.00251243781094527 0.00251243781094527 0.00253731343283582 0.00253731343283582],[0.0031592039800995 0.00318407960199005 0.00318407960199005 0.0031592039800995],[0.8,0.7,0.4],'LineStyle','none')

fill([0.00201492537313433 0.00201492537313433 0.00203980099502488 0.00203980099502488],[0.00318407960199005 0.0032089552238806 0.0032089552238806 0.00318407960199005],[0.8,0.7,0.4],'LineStyle','none')

fill([0.00203980099502488 0.00203980099502488 0.00206467661691542 0.00206467661691542],[0.00318407960199005 0.0032089552238806 0.0032089552238806 0.00318407960199005],[0.8,0.7,0.4],'LineStyle','none')

fill([0.00218905472636816 0.00218905472636816 0.00221393034825871 0.00221393034825871],[0.00318407960199005 0.0032089552238806 0.0032089552238806 0.00318407960199005],[0.8,0.7,0.4],'LineStyle','none')

fill([0.00221393034825871 0.00221393034825871 0.00223880597014925 0.00223880597014925],[0.00318407960199005 0.0032089552238806 0.0032089552238806 0.00318407960199005],[0.8,0.7,0.4],'LineStyle','none')

fill([0.00223880597014925 0.00223880597014925 0.0022636815920398 0.0022636815920398],[0.00318407960199005 0.0032089552238806 0.0032089552238806 0.00318407960199005],[0.8,0.7,0.4],'LineStyle','none')

fill([0.0022636815920398 0.0022636815920398 0.00228855721393035 0.00228855721393035],[0.00318407960199005 0.0032089552238806 0.0032089552238806 0.00318407960199005],[0.8,0.7,0.4],'LineStyle','none')

fill([0.00228855721393035 0.00228855721393035 0.0023134328358209 0.0023134328358209],[0.00318407960199005 0.0032089552238806 0.0032089552238806 0.00318407960199005],[0.8,0.7,0.4],'LineStyle','none')

fill([0.00201492537313433 0.00201492537313433 0.00203980099502488 0.00203980099502488],[0.0032089552238806 0.00323383084577114 0.00323383084577114 0.0032089552238806],[0.8,0.7,0.4],'LineStyle','none')

fill([0.00206467661691542 0.00206467661691542 0.00208955223880597 0.00208955223880597],[0.0032089552238806 0.00323383084577114 0.00323383084577114 0.0032089552238806],[0.8,0.7,0.4],'LineStyle','none')

fill([0.00208955223880597 0.00208955223880597 0.00211442786069652 0.00211442786069652],[0.0032089552238806 0.00323383084577114 0.00323383084577114 0.0032089552238806],[0.8,0.7,0.4],'LineStyle','none')

fill([0.00211442786069652 0.00211442786069652 0.00213930348258706 0.00213930348258706],[0.0032089552238806 0.00323383084577114 0.00323383084577114 0.0032089552238806],[0.8,0.7,0.4],'LineStyle','none')

fill([0.00213930348258706 0.00213930348258706 0.00216417910447761 0.00216417910447761],[0.0032089552238806 0.00323383084577114 0.00323383084577114 0.0032089552238806],[0.8,0.7,0.4],'LineStyle','none')

fill([0.00216417910447761 0.00216417910447761 0.00218905472636816 0.00218905472636816],[0.0032089552238806 0.00323383084577114 0.00323383084577114 0.0032089552238806],[0.8,0.7,0.4],'LineStyle','none')

fill([0.00206467661691542 0.00206467661691542 0.00208955223880597 0.00208955223880597],[0.00323383084577114 0.00325870646766169 0.00325870646766169 0.00323383084577114],[0.8,0.7,0.4],'LineStyle','none')
